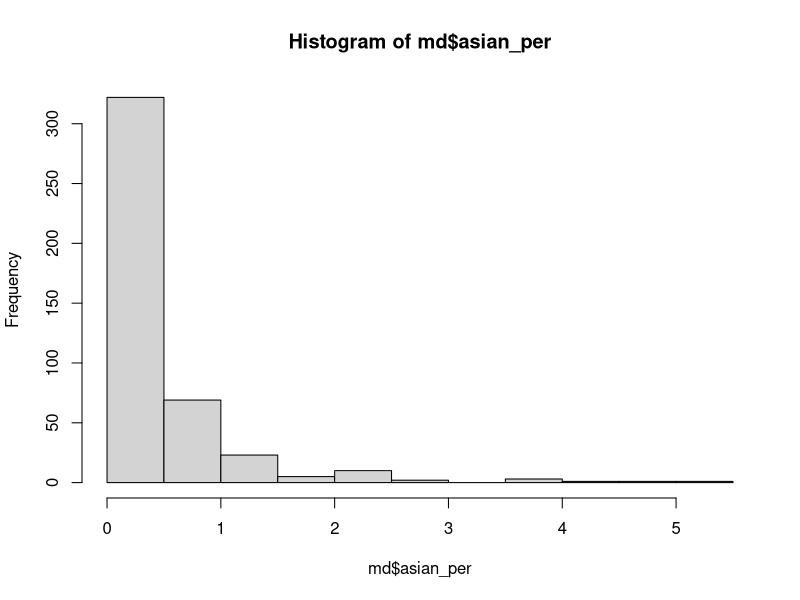
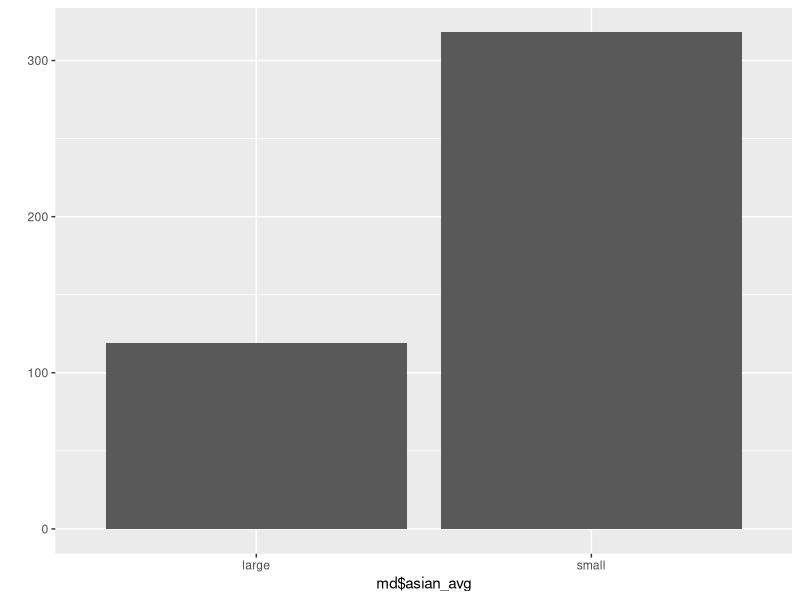

The R script that drew these images, in order:
# 4th class in gachon univ. 123p

library(ggplot2)
library(dplyr)

midwest_raw = as.data.frame(ggplot2::midwest)
md <- midwest_raw

summary(md)

md <- rename(md, total = poptotal)
md <- rename(md, asian = popasian)

md$asian_per <- (md$asian/md$total)*100
hist(md$asian_per)

mean(md$asian_per)
md$asian_avg <- ifelse(md$asian_per > mean(md$asian_per), "large", "small")

table(md$asian_avg)
qplot(md$asian_avg)
